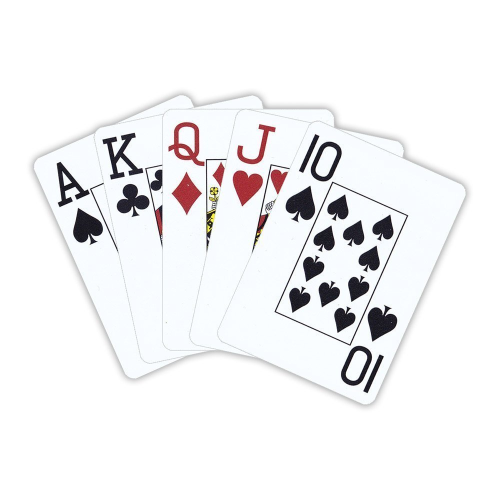
#> input picture Resources/cards.jpg, 1000 x 1000 px (shown at 1/2 size)
$ python chapter6.py
#> lines starting #> are read from the running program, lines starting #| are printed output that depends on the picture
#JOIN IMAGES

import cv2
import numpy as np

def stackImages(scale,imgArray):
    rows = len(imgArray)
    cols = len(imgArray[0])
    rowsAvailable = isinstance(imgArray[0], list)
    width = imgArray[0][0].shape[1]
    height = imgArray[0][0].shape[0]
    if rowsAvailable:
        for x in range ( 0, rows):
            for y in range(0, cols):
                if imgArray[x][y].shape[:2] == imgArray[0][0].shape [:2]:
                    imgArray[x][y] = cv2.resize(imgArray[x][y], (0, 0), None, scale, scale)
                else:
                    imgArray[x][y] = cv2.resize(imgArray[x][y], (imgArray[0][0].shape[1], imgArray[0][0].shape[0]), None, scale, scale)
                if len(imgArray[x][y].shape) == 2: imgArray[x][y]= cv2.cvtColor( imgArray[x][y], cv2.COLOR_GRAY2BGR)
        imageBlank = np.zeros((height, width, 3), np.uint8)
        hor = [imageBlank]*rows
        hor_con = [imageBlank]*rows
        for x in range(0, rows):
            hor[x] = np.hstack(imgArray[x])
        ver = np.vstack(hor)
    else:
        for x in range(0, rows):
            if imgArray[x].shape[:2] == imgArray[0].shape[:2]:
                imgArray[x] = cv2.resize(imgArray[x], (0, 0), None, scale, scale)
            else:
                imgArray[x] = cv2.resize(imgArray[x], (imgArray[0].shape[1], imgArray[0].shape[0]), None,scale, scale)
            if len(imgArray[x].shape) == 2: imgArray[x] = cv2.cvtColor(imgArray[x], cv2.COLOR_GRAY2BGR)
        hor= np.hstack(imgArray)
        ver = hor
    return ver

img = cv2.imread("Resources/cards.jpg")
#> img is the input picture: shape (1000, 1000, 3); mean B, G, R 242.8, 241.6, 241.8
imgResize = cv2.resize(img,(300, 300))
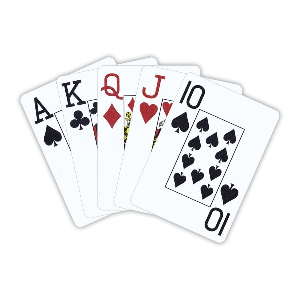
#> imgResize: shape (300, 300, 3); mean B, G, R 242.8, 241.6, 241.8

# [4 lines of commented-out code are left out]
imgStack = stackImages(0.5, ([imgResize, imgResize, imgResize], [imgResize, imgResize, imgResize]))
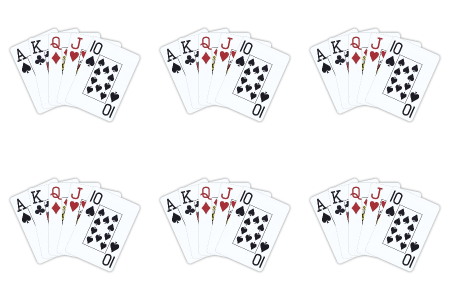
#> imgStack: shape (300, 450, 3); mean B, G, R 242.8, 241.7, 241.8

cv2.imshow("Vertical", imgStack)

cv2.waitKey(0)
